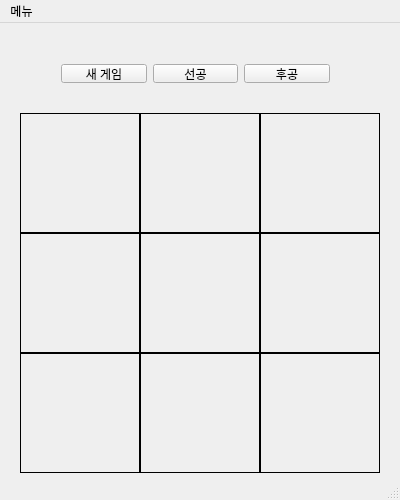
<?xml version="1.0" encoding="UTF-8"?>
<ui version="4.0">
 <class>MainWindow</class>
 <widget class="QMainWindow" name="MainWindow">
  <property name="geometry">
   <rect>
    <x>0</x>
    <y>0</y>
    <width>400</width>
    <height>500</height>
   </rect>
  </property>
  <property name="sizePolicy">
   <sizepolicy hsizetype="Fixed" vsizetype="Fixed">
    <horstretch>0</horstretch>
    <verstretch>0</verstretch>
   </sizepolicy>
  </property>
  <property name="minimumSize">
   <size>
    <width>400</width>
    <height>500</height>
   </size>
  </property>
  <property name="maximumSize">
   <size>
    <width>400</width>
    <height>500</height>
   </size>
  </property>
  <property name="windowTitle">
   <string>Tictactoe</string>
  </property>
  <property name="iconSize">
   <size>
    <width>24</width>
    <height>24</height>
   </size>
  </property>
  <widget class="QWidget" name="centralWidget">
   <widget class="QWidget" name="layoutWidget">
    <property name="geometry">
     <rect>
      <x>50</x>
      <y>30</y>
      <width>291</width>
      <height>41</height>
     </rect>
    </property>
    <layout class="QHBoxLayout" name="horizontalLayout">
     <item>
      <widget class="QPushButton" name="newbtn">
       <property name="text">
        <string>새 게임</string>
       </property>
      </widget>
     </item>
     <item>
      <widget class="QPushButton" name="firstbtn">
       <property name="text">
        <string>선공</string>
       </property>
      </widget>
     </item>
     <item>
      <widget class="QPushButton" name="secondbtn">
       <property name="text">
        <string>후공</string>
       </property>
      </widget>
     </item>
    </layout>
   </widget>
   <widget class="QLabel" name="label00">
    <property name="geometry">
     <rect>
      <x>20</x>
      <y>90</y>
      <width>120</width>
      <height>120</height>
     </rect>
    </property>
    <property name="cursor">
     <cursorShape>PointingHandCursor</cursorShape>
    </property>
    <property name="frameShape">
     <enum>QFrame::Box</enum>
    </property>
    <property name="lineWidth">
     <number>1</number>
    </property>
    <property name="text">
     <string/>
    </property>
   </widget>
   <widget class="QLabel" name="label01">
    <property name="geometry">
     <rect>
      <x>140</x>
      <y>90</y>
      <width>120</width>
      <height>120</height>
     </rect>
    </property>
    <property name="cursor">
     <cursorShape>PointingHandCursor</cursorShape>
    </property>
    <property name="frameShape">
     <enum>QFrame::Box</enum>
    </property>
    <property name="lineWidth">
     <number>1</number>
    </property>
    <property name="text">
     <string/>
    </property>
   </widget>
   <widget class="QLabel" name="label02">
    <property name="geometry">
     <rect>
      <x>260</x>
      <y>90</y>
      <width>120</width>
      <height>120</height>
     </rect>
    </property>
    <property name="cursor">
     <cursorShape>PointingHandCursor</cursorShape>
    </property>
    <property name="frameShape">
     <enum>QFrame::Box</enum>
    </property>
    <property name="lineWidth">
     <number>1</number>
    </property>
    <property name="text">
     <string/>
    </property>
   </widget>
   <widget class="QLabel" name="label10">
    <property name="geometry">
     <rect>
      <x>20</x>
      <y>210</y>
      <width>120</width>
      <height>120</height>
     </rect>
    </property>
    <property name="cursor">
     <cursorShape>PointingHandCursor</cursorShape>
    </property>
    <property name="frameShape">
     <enum>QFrame::Box</enum>
    </property>
    <property name="lineWidth">
     <number>1</number>
    </property>
    <property name="text">
     <string/>
    </property>
   </widget>
   <widget class="QLabel" name="label11">
    <property name="geometry">
     <rect>
      <x>140</x>
      <y>210</y>
      <width>120</width>
      <height>120</height>
     </rect>
    </property>
    <property name="cursor">
     <cursorShape>PointingHandCursor</cursorShape>
    </property>
    <property name="frameShape">
     <enum>QFrame::Box</enum>
    </property>
    <property name="lineWidth">
     <number>1</number>
    </property>
    <property name="text">
     <string/>
    </property>
   </widget>
   <widget class="QLabel" name="label12">
    <property name="geometry">
     <rect>
      <x>260</x>
      <y>210</y>
      <width>120</width>
      <height>120</height>
     </rect>
    </property>
    <property name="cursor">
     <cursorShape>PointingHandCursor</cursorShape>
    </property>
    <property name="frameShape">
     <enum>QFrame::Box</enum>
    </property>
    <property name="lineWidth">
     <number>1</number>
    </property>
    <property name="text">
     <string/>
    </property>
   </widget>
   <widget class="QLabel" name="label20">
    <property name="geometry">
     <rect>
      <x>20</x>
      <y>330</y>
      <width>120</width>
      <height>120</height>
     </rect>
    </property>
    <property name="cursor">
     <cursorShape>PointingHandCursor</cursorShape>
    </property>
    <property name="frameShape">
     <enum>QFrame::Box</enum>
    </property>
    <property name="lineWidth">
     <number>1</number>
    </property>
    <property name="text">
     <string/>
    </property>
   </widget>
   <widget class="QLabel" name="label21">
    <property name="geometry">
     <rect>
      <x>140</x>
      <y>330</y>
      <width>120</width>
      <height>120</height>
     </rect>
    </property>
    <property name="cursor">
     <cursorShape>PointingHandCursor</cursorShape>
    </property>
    <property name="frameShape">
     <enum>QFrame::Box</enum>
    </property>
    <property name="lineWidth">
     <number>1</number>
    </property>
    <property name="text">
     <string/>
    </property>
   </widget>
   <widget class="QLabel" name="label22">
    <property name="geometry">
     <rect>
      <x>260</x>
      <y>330</y>
      <width>120</width>
      <height>120</height>
     </rect>
    </property>
    <property name="cursor">
     <cursorShape>PointingHandCursor</cursorShape>
    </property>
    <property name="frameShape">
     <enum>QFrame::Box</enum>
    </property>
    <property name="lineWidth">
     <number>1</number>
    </property>
    <property name="text">
     <string/>
    </property>
   </widget>
   <widget class="QLabel" name="game_state">
    <property name="geometry">
     <rect>
      <x>60</x>
      <y>10</y>
      <width>261</width>
      <height>16</height>
     </rect>
    </property>
    <property name="text">
     <string/>
    </property>
   </widget>
  </widget>
  <widget class="QMenuBar" name="menuBar">
   <property name="geometry">
    <rect>
     <x>0</x>
     <y>0</y>
     <width>400</width>
     <height>21</height>
    </rect>
   </property>
   <widget class="QMenu" name="menu">
    <property name="title">
     <string>메뉴</string>
    </property>
    <addaction name="action_N"/>
    <addaction name="action_C"/>
   </widget>
   <addaction name="menu"/>
  </widget>
  <widget class="QStatusBar" name="statusBar"/>
  <action name="action_N">
   <property name="text">
    <string>새 게임(N)</string>
   </property>
  </action>
  <action name="action_C">
   <property name="text">
    <string>닫기(C)</string>
   </property>
  </action>
 </widget>
 <layoutdefault spacing="6" margin="11"/>
 <resources/>
 <connections/>
</ui>
